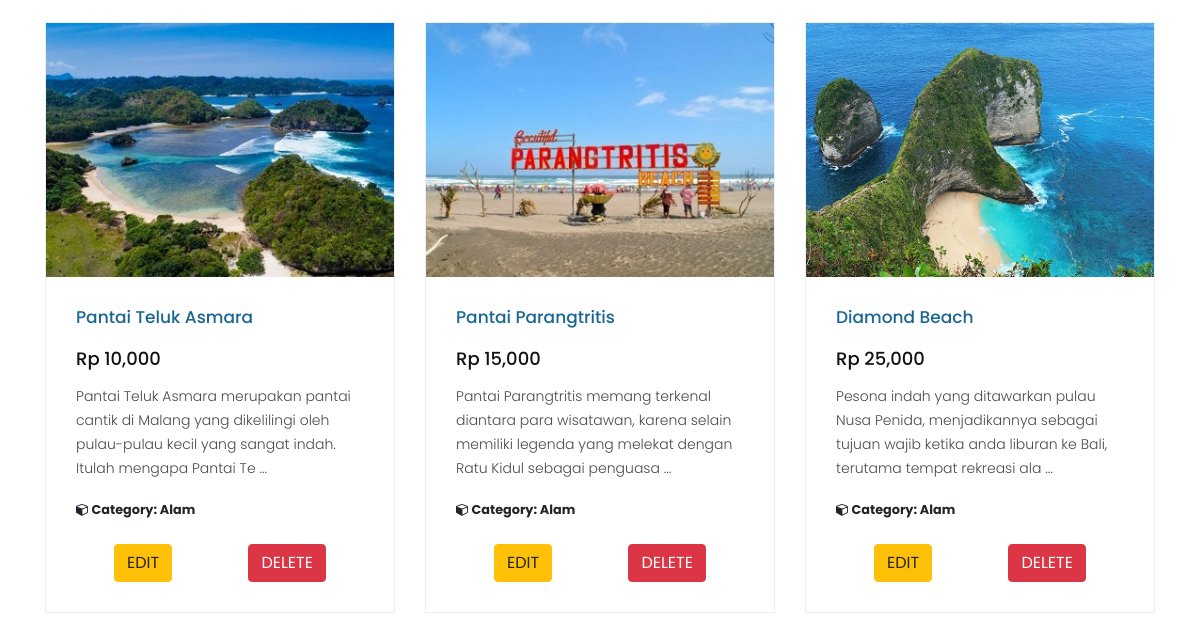
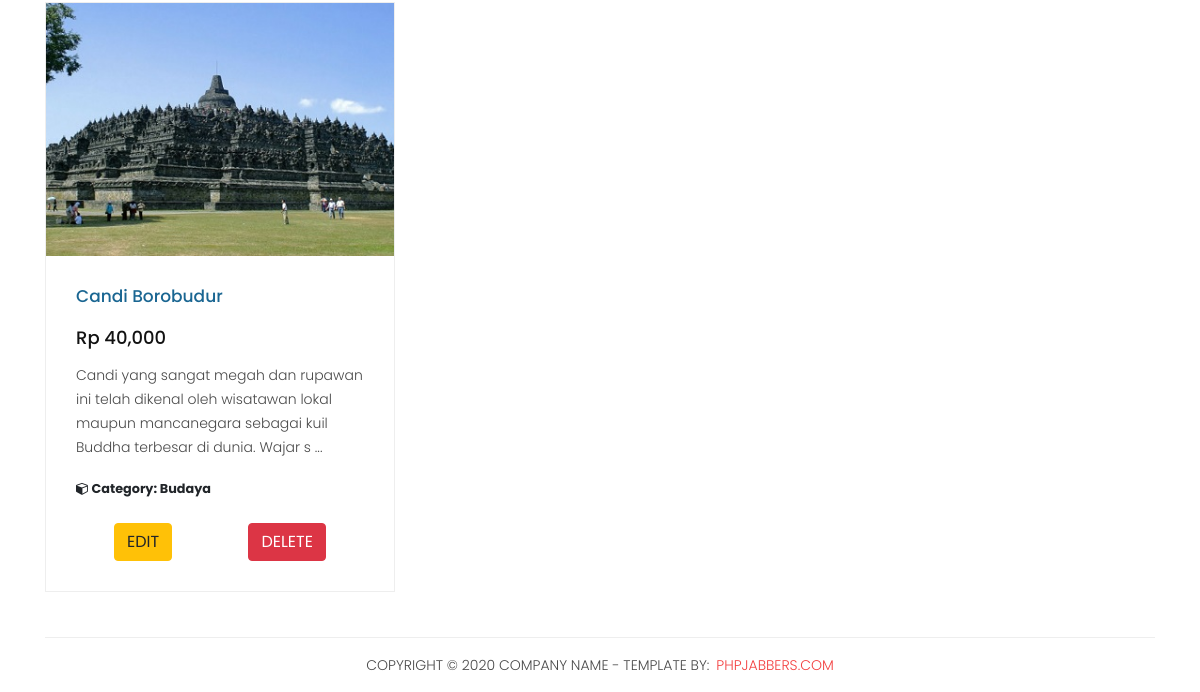
Before: /crud_wisata.php (signed in, lower part) with the older database file (2 pictures, top to bottom).
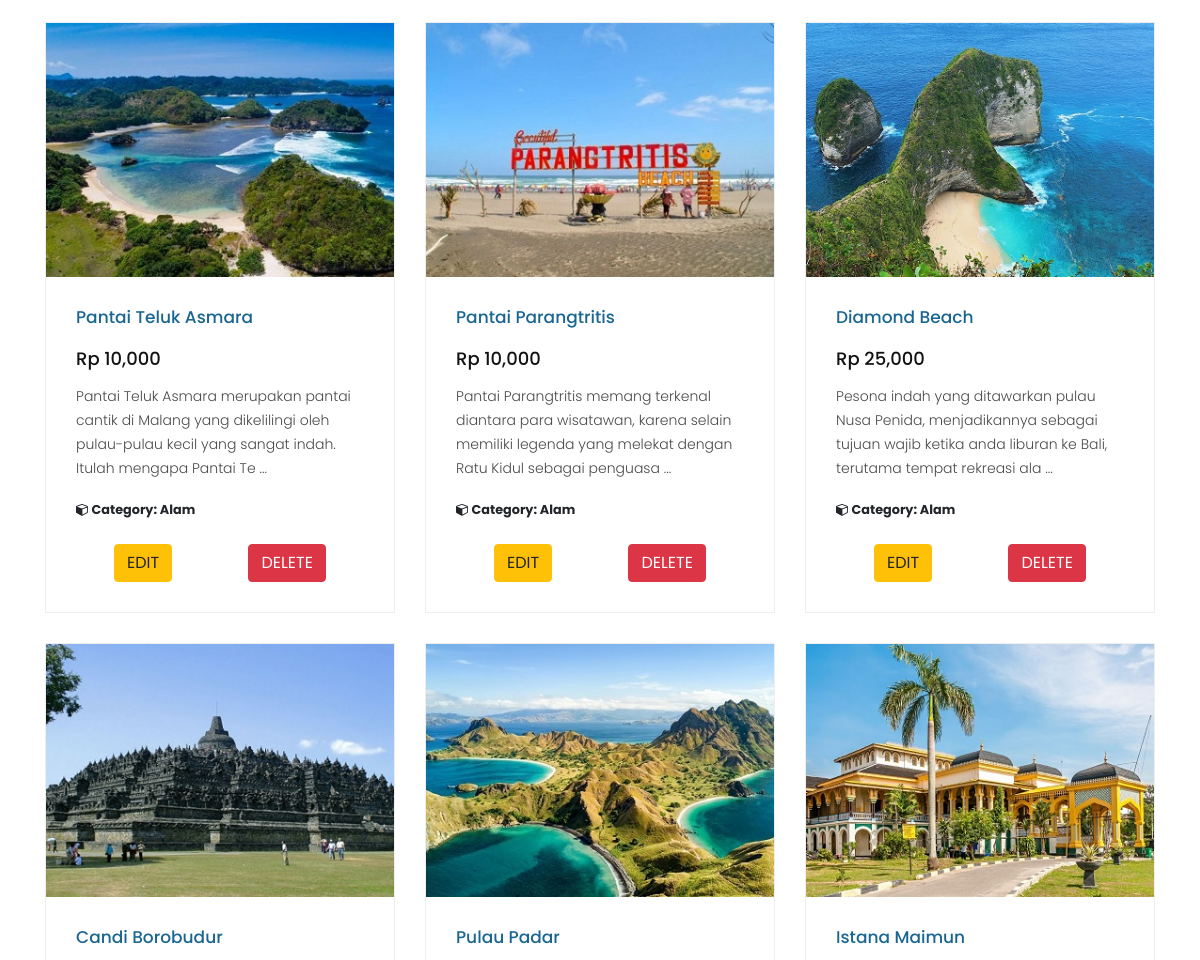
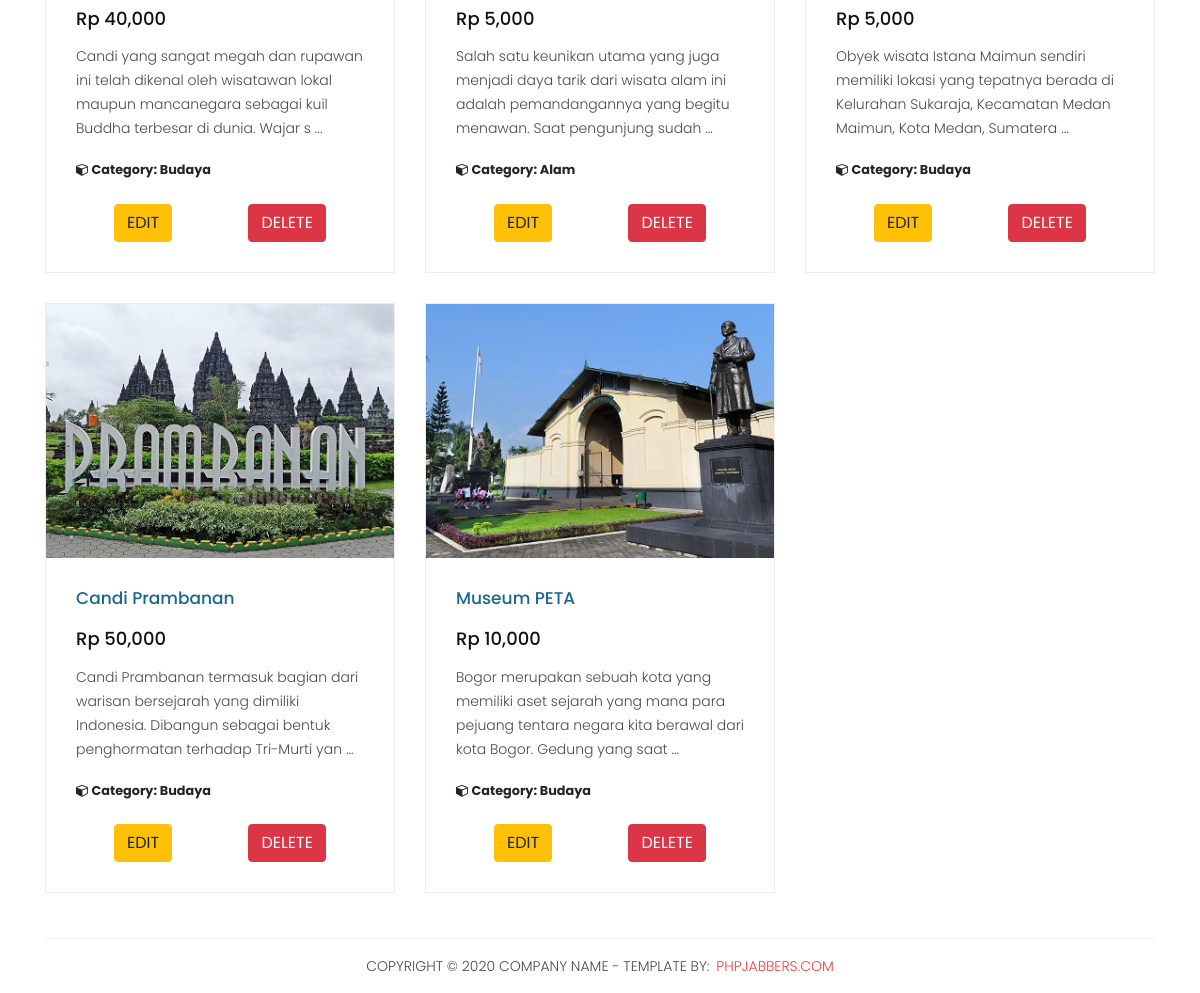
After: the same page with the newer database file (2 pictures, top to bottom).
### tables this page shows
CREATE TABLE `wisata` (
  `id_wisata` int(11) NOT NULL,
  `nama_tempat` varchar(32) NOT NULL,
  `id_kategori` int(11) NOT NULL,
  `lokasi` varchar(32) NOT NULL,
  `fasilitas` text NOT NULL,
  `htm` int(11) NOT NULL,
  `deskripsi` longtext NOT NULL,
  `foto_1` varchar(32) NOT NULL,
  `foto_2` varchar(32) NOT NULL,
  `foto_3` varchar(32) NOT NULL,
  `foto_4` varchar(32) NOT NULL
);

CREATE TABLE `kategori` (
  `id_kategori` int(11) NOT NULL,
  `nama_kategori` varchar(32) NOT NULL,
  `foto_kategori` varchar(32) NOT NULL
);

### crud_wisata.php (the view, shortened to what this page needs)
<?php
include "connection.php";
$travels = mysqli_query($connection, "SELECT * FROM wisata JOIN kategori ON wisata.id_kategori = kategori.id_kategori");
?>
<!DOCTYPE html>
<html lang="en">
<head>
    <link href="vendor/bootstrap/css/bootstrap.min.css" rel="stylesheet">
    <link rel="stylesheet" href="assets/css/fontawesome.css">
    <link rel="stylesheet" href="assets/css/style.css">
    <link rel="stylesheet" href="assets/css/owl.css">
</head>
<body>
    <div class="products">
        <div class="container">
            <div class="row justify-content">
                <?php
                foreach ($travels as $travel) {
                ?>
                    <div class="col-md-4">
                        <div class="product-item">
                            <img src="assets/images/wisata/<?php echo $travel['foto_1']; ?>" alt="">
                            <div class="down-content">
                                <h4><?php echo $travel['nama_tempat']; ?></h4>
                                <h6>Rp <?php echo number_format($travel['htm']); ?></h6>
                                <p><?php echo substr_replace($travel['deskripsi'], " ...", 140); ?></p>
                                <small class="d-flex justify-content-between mb-4">
                                    <strong title="Nights"><i class="fa fa-cube"></i> Category: <?php echo $travel['nama_kategori']; ?></strong>
                                </small>
                                <div class="product-action d-flex justify-content-around">
                                    <a class="btn btn-warning" href="edit_wisata.php?id=<?php echo $travel["id_wisata"] ?>">EDIT</a>
                                    <a class="btn btn-danger" href="backend/proses_delete_wisata.php?id=<?php echo $travel["id_wisata"] ?>" onclick="return confirm('Are you sure you want to delete this item?');">DELETE</a>
                                </div>
                            </div>
                        </div>
                    </div>
                <?php } ?>
            </div>
        </div>
    </div>
    <footer>
        <div class="container">
            <div class="row">
                <div class="col-md-12">
                    <div class="inner-content">
                        <p>Copyright © 2020 Company Name - Template by: <a href="https://www.phpjabbers.com/">PHPJabbers.com</a></p>
                    </div>
                </div>
            </div>
        </div>
    </footer>
</body>
</html>

Changed rows visible on the page:
changed wisata "Pantai Parangtritis": htm "15,000" → "10,000"
added wisata: foto_1 (picture), nama_tempat "Pulau Padar", htm "5,000", deskripsi "Salah satu keunikan utama yang juga menjadi daya tarik dari wisata alam ini adalah pemandangannya yang begitu menawan. Saat pengunjung sudah ...", id_kategori.nama_kategori "Alam"
added wisata: foto_1 (picture), nama_tempat "Istana Maimun", htm "5,000", deskripsi "Obyek wisata Istana Maimun sendiri memiliki lokasi yang tepatnya berada di Kelurahan Sukaraja, Kecamatan Medan Maimun, Kota Medan, Sumatera ...", id_kategori.nama_kategori "Budaya"
added wisata: foto_1 (picture), nama_tempat "Candi Prambanan", htm "50,000", deskripsi "Candi Prambanan termasuk bagian dari warisan bersejarah yang dimiliki Indonesia. Dibangun sebagai bentuk penghormatan terhadap Tri-Murti yan ...", id_kategori.nama_kategori "Budaya"
added wisata: foto_1 (picture), nama_tempat "Museum PETA", htm "10,000", deskripsi "Bogor merupakan sebuah kota yang memiliki aset sejarah yang mana para pejuang tentara negara kita berawal dari kota Bogor. Gedung yang saat ...", id_kategori.nama_kategori "Budaya"
